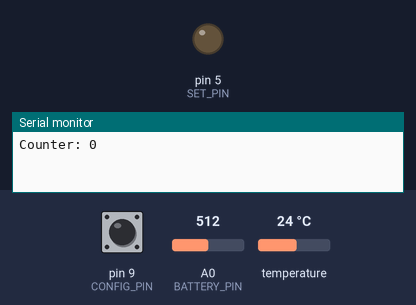
Bench run of a program on a simulated Arduino Pro Mini, built with avr-gcc and run on an emulated ATmega328P. On the bench: output pins drawn as LEDs (lit = HIGH), the last lines printed to the serial monitor. Inputs (shaded band) come from the test bench; at power-on: pin 9 (CONFIG_PIN) HIGH, A0 (BATTERY_PIN) = 512, temperature 24 °C. The modem accepts every AT command (registered, SIM ready, sends succeed) and sends nothing else.

Above: at 0.1 s.
At 1.5 s:
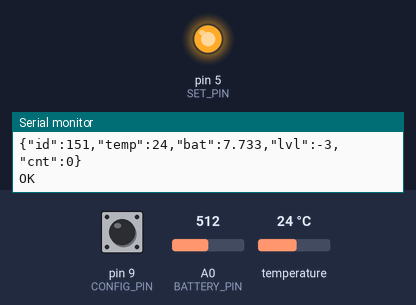
Timing chart, 0 to 3.0 s (numbered marks = the images above):
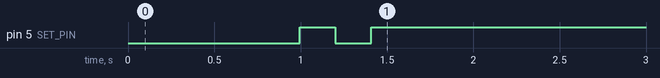

Measured:
- by itself, pin 5 (SET_PIN): LOW → HIGH at 1.0 s, → LOW 0.20 s later, → HIGH 0.21 s later

The program:

main.cpp
```cpp
#include <Arduino.h>
#include "LowPower.h"
#include <ArduinoJson.h>
#include <math.h>
#include <SPI.h>
#include <OneWire.h>
#include <DallasTemperature.h>
#include <SoftwareSerial.h>

#define BATTERY_PIN       A0
#define REF_VOLTAGE       1.1
#define DEVICE_ID         151
#define VOLTAGE_DIVIDER   0.069767  // R2/(R1+R2) (100k + 330k)
#define SLEEP_TIME        30        // X * 8 sleep time
#define RX_PIN            3
#define TX_PIN            4
#define SET_PIN           5
#define ONE_WIRE_BUS      2
#define CONFIG_PIN        9           // set maintenance mode
#define A_FACTOR          0.98          // a = y/x, callibration factor, y = real value, e.g 4.2V, x = value calculated, e.g. 4.15V

OneWire oneWire(ONE_WIRE_BUS);
DallasTemperature sensors(&oneWire);
SoftwareSerial HC12(RX_PIN, TX_PIN); // HC-12 TX Pin, HC-12 RX Pin

int timeToSleep = SLEEP_TIME;

///////////////////////// FUNCTIONS /////////////////////////

float measureBattery(int iterations)
{
  float rawVoltage = 0;

  //Serial.println(analogRead(BATTERY_PIN)); //for stable measurements, drop first one

  for(int i = 0; i < iterations; i ++)
  {
    rawVoltage = rawVoltage + analogRead(BATTERY_PIN);
    Serial.print("test: ");
    Serial.println(rawVoltage);
  }

  Serial.print("raw before div: ");
  Serial.println(rawVoltage);

  rawVoltage = rawVoltage / iterations;

  Serial.print("raw: ");
  Serial.println(rawVoltage);

  float measurement = (((rawVoltage / 1023) * REF_VOLTAGE) / VOLTAGE_DIVIDER) * A_FACTOR;

  return measurement;
}

float calculatePercentage(float voltage, float vmin, float vmax)
{
  //float result = (voltage - vmin) * 100 / (vmax - vmin);  //Linear
  //float result = 101.0124 + (0.0342853 - 101.0124) / (1 + pow(voltage / 3.668452, 30.41399)); // equation to calculate percentage (Li-ion)
  float result = 241.3572 + (-2.882515 - 241.3572) / (1 + pow(voltage / 12.85126, 22.82219)); // equation to calculate percentage (Acid car battery)

	return result >= 100 ? 100 : result;
}

String ComposeJSONmessage(int id, float temp, float bat, float level, int counter)
{
  String message;

  const size_t capacity = JSON_OBJECT_SIZE(5) + 20;
  DynamicJsonDocument doc(capacity);

  doc["id"] = id;
  doc["temp"] = roundf(temp * 100) / 100.0;
  doc["bat"] = roundf(bat * 1000) / 1000.0;
  doc["lvl"] = roundf(level * 1) / 1.0;
  doc["cnt"] = counter;

  serializeJson(doc, message);

  return message;
}

float readTemperature()
{
  sensors.requestTemperatures();
  float tempC = sensors.getTempCByIndex(0);

  return tempC;
}

void SendCommand(String command)
{
  digitalWrite(SET_PIN, LOW);
  delay(100);
  HC12.print(command);
  delay(100);
  while (HC12.available())
  {           // If HC-12 has data (the AT Command response)
    Serial.write(HC12.read());         // Send the data to Serial monitor
  }
  digitalWrite(SET_PIN, HIGH);
  delay(100);
}

void sendMessage(String toSend)
{
  SendCommand("AT");
  Serial.println(toSend);
  HC12.println(toSend);      // Send that data to HC-12
  delay(50);
  SendCommand("AT+SLEEP");
}

unsigned int CheckMode(unsigned int pin)
{
  unsigned int time;

  if(digitalRead(pin) == HIGH)
    time = SLEEP_TIME;
  else
    time = 1;

  return time;
}

///////////////////////// SETUP /////////////////////////

void setup()
{
  Serial.begin(115200);
  HC12.begin(9600);               // Serial port to HC12
  sensors.begin();

  analogReference(INTERNAL);
  pinMode(BATTERY_PIN, INPUT);
  pinMode(CONFIG_PIN, INPUT_PULLUP);
  pinMode(SET_PIN, OUTPUT);
}

void loop()
{
  static int counter;
  Serial.print("Counter: ");
  Serial.println(counter);

  float temperature = readTemperature();
  Serial.print("Temperature: ");
  Serial.println(temperature);

  float voltage = measureBattery(5);
  Serial.print("Voltage: ");
  Serial.println(voltage);

  float level = calculatePercentage(voltage, 3.2, 4.2);
  Serial.print("Level: ");
  Serial.println(level);

  String message = ComposeJSONmessage(DEVICE_ID, temperature, voltage, level, counter++);
  Serial.print("Message: ");
  Serial.println(message);

  sendMessage(message);

  int Timecounter = CheckMode(CONFIG_PIN);

  //Serial.print("Sleep time: ");
  //Serial.println(Timecounter * 8);
  //Serial.println("Going to sleep");
  //delay(500);

  for(int i = 0; i < Timecounter; i++)
    LowPower.powerDown(SLEEP_8S, ADC_OFF, BOD_OFF);
}
```
